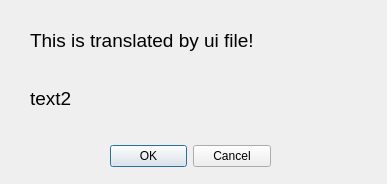
<?xml version="1.0" encoding="UTF-8"?>
<ui version="4.0">
 <class>CDialogBase</class>
 <widget class="QDialog" name="CDialogBase">
  <property name="geometry">
   <rect>
    <x>0</x>
    <y>0</y>
    <width>387</width>
    <height>184</height>
   </rect>
  </property>
  <property name="windowTitle">
   <string>Dialog</string>
  </property>
  <widget class="QDialogButtonBox" name="buttonBox">
   <property name="geometry">
    <rect>
     <x>110</x>
     <y>140</y>
     <width>161</width>
     <height>32</height>
    </rect>
   </property>
   <property name="orientation">
    <enum>Qt::Horizontal</enum>
   </property>
   <property name="standardButtons">
    <set>QDialogButtonBox::Cancel|QDialogButtonBox::Ok</set>
   </property>
  </widget>
  <widget class="QLabel" name="m_pLabel1">
   <property name="geometry">
    <rect>
     <x>30</x>
     <y>30</y>
     <width>321</width>
     <height>21</height>
    </rect>
   </property>
   <property name="font">
    <font>
     <pointsize>14</pointsize>
    </font>
   </property>
   <property name="text">
    <string>This is translated by ui file!</string>
   </property>
  </widget>
  <widget class="QLabel" name="m_pLabel2">
   <property name="geometry">
    <rect>
     <x>30</x>
     <y>90</y>
     <width>171</width>
     <height>16</height>
    </rect>
   </property>
   <property name="font">
    <font>
     <pointsize>14</pointsize>
    </font>
   </property>
   <property name="text">
    <string>text2</string>
   </property>
  </widget>
 </widget>
 <resources/>
 <connections>
  <connection>
   <sender>buttonBox</sender>
   <signal>accepted()</signal>
   <receiver>CDialogBase</receiver>
   <slot>accept()</slot>
   <hints>
    <hint type="sourcelabel">
     <x>248</x>
     <y>254</y>
    </hint>
    <hint type="destinationlabel">
     <x>157</x>
     <y>274</y>
    </hint>
   </hints>
  </connection>
  <connection>
   <sender>buttonBox</sender>
   <signal>rejected()</signal>
   <receiver>CDialogBase</receiver>
   <slot>reject()</slot>
   <hints>
    <hint type="sourcelabel">
     <x>316</x>
     <y>260</y>
    </hint>
    <hint type="destinationlabel">
     <x>286</x>
     <y>274</y>
    </hint>
   </hints>
  </connection>
 </connections>
</ui>
